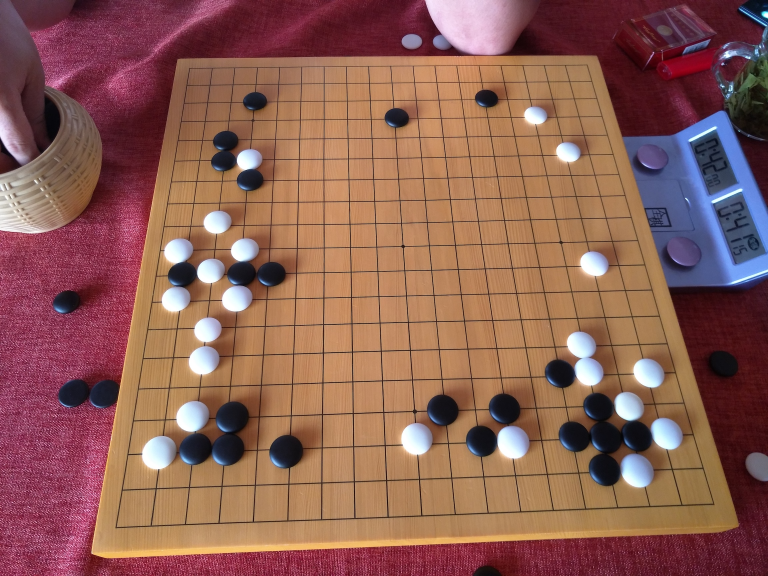
#> input picture data/raw/IMG20160706171004.jpg, 2304 x 1728 px (shown at 1/3 size)
$ python Tran-BoardDect2.py   (older library calls are emulated)
#> lines starting #> are read from the running program, lines starting #| are printed output that depends on the picture; after the words box and inside, x2 and y2 are one past the last pixel; in counts of white or black regions, pixels touching at a corner belong together
# 增强版围棋棋盘检测系统 - 提升鲁棒性
# 这一版完全不行。原来好的部分也坏了。
import cv2
import numpy as np
from collections import defaultdict
import math

class RobustGoBoardDetector:
    def __init__(self):
        # 动态参数配置
        self.target_size = 800  # 目标处理尺寸
        self.min_board_area_ratio = 0.1  # 棋盘最小面积占图片比例
        self.max_board_area_ratio = 0.9  # 棋盘最大面积占图片比例

    def preprocess_image(self, img):
        """智能图像预处理 - 解决高分辨率问题"""
        original_img = img.copy()
        h, w = img.shape[:2]

        print(f"原始图像尺寸: {w}x{h}")

        # 如果图像太大，先缩放到合适尺寸进行处理
        scale_factor = 1.0
        if max(w, h) > self.target_size:
            scale_factor = self.target_size / max(w, h)
            new_w = int(w * scale_factor)
            new_h = int(h * scale_factor)
            img = cv2.resize(img, (new_w, new_h), interpolation=cv2.INTER_AREA)
            print(f"缩放到: {new_w}x{new_h}, 缩放比例: {scale_factor:.3f}")

        return img, original_img, scale_factor

    def enhanced_board_detection(self, img):
        """增强的棋盘检测算法"""
        im_gray = cv2.cvtColor(img, cv2.COLOR_BGR2GRAY)

        # 多尺度边缘检测
        results = []

        # 尝试不同的预处理组合
        preprocessing_methods = [
            # (高斯模糊, Canny阈值1, Canny阈值2, 描述)
            ((3, 3), 30, 80, "标准参数"),
            ((5, 5), 20, 60, "更敏感"),
            ((3, 3), 50, 120, "更严格"),
            ((7, 7), 25, 75, "更多模糊"),
        ]

        for blur_kernel, canny1, canny2, desc in preprocessing_methods:
            print(f"尝试 {desc}: 模糊{blur_kernel}, Canny({canny1},{canny2})")

            # 预处理
            processed = cv2.GaussianBlur(im_gray, blur_kernel, 0)

            # 可选的直方图均衡化
            processed = cv2.equalizeHist(processed)

            im_edge = cv2.Canny(processed, canny1, canny2)

            # 形态学操作清理边缘
            kernel = np.ones((2,2), np.uint8)
            im_edge = cv2.morphologyEx(im_edge, cv2.MORPH_CLOSE, kernel)

            # 寻找轮廓
            contours, _ = cv2.findContours(im_edge, cv2.RETR_EXTERNAL, cv2.CHAIN_APPROX_SIMPLE)

            board_candidates = self.find_board_candidates(contours, img.shape)
            results.extend([(candidate, desc) for candidate in board_candidates])

        if not results:
            print("未找到任何棋盘候选区域")
            return None, None

        # 选择最佳候选区域
        best_rect, best_desc = self.select_best_board(results, img.shape)
        print(f"选择了最佳候选区域: {best_desc}")

        return best_rect, im_gray

    def find_board_candidates(self, contours, img_shape):
        """寻找棋盘候选区域"""
        candidates = []
        img_area = img_shape[0] * img_shape[1]

        for contour in contours:
            # 多种逼近策略
            for epsilon_factor in [0.02, 0.05, 0.08, 0.12]:
                hull = cv2.convexHull(contour)
                epsilon = epsilon_factor * cv2.arcLength(hull, True)
                approx = cv2.approxPolyDP(hull, epsilon, True)

                if len(approx) == 4 and cv2.isContourConvex(approx):
                    area = cv2.contourArea(approx)
                    area_ratio = area / img_area

                    # 面积筛选
                    if self.min_board_area_ratio <= area_ratio <= self.max_board_area_ratio:
                        # 形状质量评估
                        quality_score = self.evaluate_board_quality(approx)

                        # 标准化坐标
                        rect = self.normalize_rectangle(approx)
                        candidates.append((rect, area, quality_score))

        # 按质量评分排序
        candidates.sort(key=lambda x: x[2], reverse=True)
        return [candidate[0] for candidate in candidates[:3]]  # 返回前3个候选

    def evaluate_board_quality(self, approx):
        """评估棋盘候选区域的质量"""
        points = approx.reshape(4, 2)

        # 计算四边长度
        sides = []
        for i in range(4):
            p1 = points[i]
            p2 = points[(i + 1) % 4]
            side_length = np.linalg.norm(p2 - p1)
            sides.append(side_length)

        sides = np.array(sides)

        # 评估指标
        # 1. 边长相似性 (围棋棋盘应该接近正方形)
        side_ratio_score = 1.0 - (np.std(sides) / np.mean(sides))

        # 2. 角度接近90度
        angles = []
        for i in range(4):
            p1 = points[i]
            p2 = points[(i + 1) % 4]
            p3 = points[(i + 2) % 4]

            v1 = p1 - p2
            v2 = p3 - p2

            cos_angle = np.dot(v1, v2) / (np.linalg.norm(v1) * np.linalg.norm(v2))
            angle = np.arccos(np.clip(cos_angle, -1, 1))
            angles.append(abs(angle - np.pi/2))

        angle_score = 1.0 - (np.mean(angles) / (np.pi/4))

        # 3. 面积占比合理性
        area = cv2.contourArea(approx)
        area_score = min(1.0, area / 100000)  # 鼓励较大的区域

        # 综合评分
        total_score = (side_ratio_score * 0.4 +
                      angle_score * 0.4 +
                      area_score * 0.2)

        return max(0, total_score)

    def normalize_rectangle(self, approx):
        """标准化矩形坐标为左上、左下、右上、右下"""
        points = approx.reshape(4, 2)

        # 按x坐标排序
        points = points[np.argsort(points[:, 0])]

        # 左侧两点按y坐标排序
        left_points = points[:2]
        left_points = left_points[np.argsort(left_points[:, 1])]

        # 右侧两点按y坐标排序
        right_points = points[2:]
        right_points = right_points[np.argsort(right_points[:, 1])]

        # 返回 (左上, 左下, 右上, 右下)
        return (tuple(left_points[0]), tuple(left_points[1]),
                tuple(right_points[0]), tuple(right_points[1]))

    def select_best_board(self, candidates, img_shape):
        """选择最佳棋盘候选区域"""
        if not candidates:
            return None, None

        # 简单策略：选择第一个（已按质量排序）
        return candidates[0]

    def adaptive_perspective_transform(self, img, rect, scale_factor):
        """自适应透视变换"""
        if rect is None:
            return img, cv2.cvtColor(img, cv2.COLOR_BGR2GRAY)

        # 将坐标缩放回原始尺寸
        lt, lb, rt, rb = rect
        if scale_factor != 1.0:
            lt = (int(lt[0] / scale_factor), int(lt[1] / scale_factor))
            lb = (int(lb[0] / scale_factor), int(lb[1] / scale_factor))
            rt = (int(rt[0] / scale_factor), int(rt[1] / scale_factor))
            rb = (int(rb[0] / scale_factor), int(rb[1] / scale_factor))

        print('棋盘坐标：')
        print(f'\t左上角：{lt}')
        print(f'\t左下角：{lb}')
        print(f'\t右上角：{rt}')
        print(f'\t右下角：{rb}')

        # 计算目标尺寸 - 根据检测到的棋盘大小动态调整
        board_width = max(np.linalg.norm(np.array(rt) - np.array(lt)),
                         np.linalg.norm(np.array(rb) - np.array(lb)))
        board_height = max(np.linalg.norm(np.array(lb) - np.array(lt)),
                          np.linalg.norm(np.array(rb) - np.array(rt)))

        # 选择合适的输出尺寸
        target_size = min(800, max(int(max(board_width, board_height)), 400))

        # 执行透视变换
        pts1 = np.float32([(10, 10), (10, target_size-10),
                          (target_size-10, 10), (target_size-10, target_size-10)])
        pts2 = np.float32([lt, lb, rt, rb])

        m = cv2.getPerspectiveTransform(pts2, pts1)

        # 对原图执行透视变换
        img_transformed = cv2.warpPerspective(img, m, (target_size, target_size))
        gray_transformed = cv2.cvtColor(img_transformed, cv2.COLOR_BGR2GRAY)

        return img_transformed, gray_transformed

    def enhanced_line_detection(self, gray_img):
        """增强的直线检测"""
        # 多种边缘检测策略
        edge_methods = []

        # 方法1：标准Canny
        blur1 = cv2.GaussianBlur(gray_img, (5, 5), 0)
        edges1 = cv2.Canny(blur1, 50, 150)
        edge_methods.append(("标准Canny", edges1))

        # 方法2：自适应阈值
        blur2 = cv2.GaussianBlur(gray_img, (3, 3), 0)
        edges2 = cv2.Canny(blur2, 30, 100)
        edge_methods.append(("敏感Canny", edges2))

        # 方法3：Sobel边缘检测
        sobelx = cv2.Sobel(gray_img, cv2.CV_64F, 1, 0, ksize=3)
        sobely = cv2.Sobel(gray_img, cv2.CV_64F, 0, 1, ksize=3)
        sobel_combined = np.sqrt(sobelx**2 + sobely**2)
        edges3 = np.uint8(sobel_combined / sobel_combined.max() * 255)
        edges3 = cv2.threshold(edges3, 50, 255, cv2.THRESH_BINARY)[1]
        edge_methods.append(("Sobel", edges3))

        all_lines = []

        # 对每种边缘检测方法应用霍夫变换
        for method_name, edges in edge_methods:
            # 多组霍夫参数
            hough_params = [
                # (threshold, minLineLength, maxLineGap)
                (60, 80, 15),
                (40, 60, 20),
                (80, 100, 10),
                (30, 40, 25),
            ]

            for threshold, minLineLength, maxLineGap in hough_params:
                lines = cv2.HoughLinesP(edges, 1, np.pi/180,
                                       threshold=threshold,
                                       minLineLength=minLineLength,
                                       maxLineGap=maxLineGap)

                if lines is not None:
                    print(f"{method_name} (T:{threshold},L:{minLineLength},G:{maxLineGap}): {len(lines)} 条线")
                    all_lines.extend(lines)

        if not all_lines:
            print("未检测到任何直线")
            return [], []

        print(f"总共检测到 {len(all_lines)} 条直线")

        # 过滤和分类直线
        return self.classify_and_filter_lines(all_lines)

    def classify_and_filter_lines(self, lines):
        """分类和过滤直线"""
        horizontal_lines = []
        vertical_lines = []

        for line in lines:
            x1, y1, x2, y2 = line[0]

            # 计算角度和长度
            angle = abs(math.atan2(y2 - y1, x2 - x1) * 180 / math.pi)
            length = math.sqrt((x2 - x1)**2 + (y2 - y1)**2)

            # 只考虑足够长的线条
            if length > 30:  # 降低最小长度要求
                # 更宽松的角度判断
                if angle < 15 or angle > 165:  # 水平线
                    horizontal_lines.append(line[0])
                elif 75 < angle < 105:  # 垂直线
                    vertical_lines.append(line[0])

        print(f"分类后 - 水平线: {len(horizontal_lines)}, 垂直线: {len(vertical_lines)}")

        # 合并相近的线条
        merged_horizontal = self.merge_parallel_lines(horizontal_lines, True)
        merged_vertical = self.merge_parallel_lines(vertical_lines, False)

        print(f"合并后 - 水平线: {len(merged_horizontal)}, 垂直线: {len(merged_vertical)}")

        return merged_horizontal, merged_vertical

    def merge_parallel_lines(self, lines, is_horizontal):
        """改进的平行线合并算法"""
        if not lines:
            return []

        merged = []
        tolerance = 20  # 增加容差

        # 按位置排序
        if is_horizontal:
            lines.sort(key=lambda line: (line[1] + line[3]) / 2)
        else:
            lines.sort(key=lambda line: (line[0] + line[2]) / 2)

        current_group = [lines[0]]

        for i in range(1, len(lines)):
            if is_horizontal:
                current_pos = (current_group[-1][1] + current_group[-1][3]) / 2
                new_pos = (lines[i][1] + lines[i][3]) / 2
            else:
                current_pos = (current_group[-1][0] + current_group[-1][2]) / 2
                new_pos = (lines[i][0] + lines[i][2]) / 2

            if abs(new_pos - current_pos) < tolerance:
                current_group.append(lines[i])
            else:
                if current_group:
                    # 选择组中最长的线条，而不是平均
                    longest_line = max(current_group,
                                     key=lambda l: math.sqrt((l[2]-l[0])**2 + (l[3]-l[1])**2))
                    merged.append(longest_line)
                current_group = [lines[i]]

        if current_group:
            longest_line = max(current_group,
                             key=lambda l: math.sqrt((l[2]-l[0])**2 + (l[3]-l[1])**2))
            merged.append(longest_line)

        return merged

    def detect_board(self, img_path):
        """主检测函数"""
        # 读取图像
        img = cv2.imread(img_path)
        if img is None:
            print("无法读取图像文件")
            return None

        print(f"开始处理图像: {img_path}")

        # 预处理
        processed_img, original_img, scale_factor = self.preprocess_image(img)

        # 增强的棋盘检测
        rect, im_gray = self.enhanced_board_detection(processed_img)

        # 透视变换
        corrected_img, corrected_gray = self.adaptive_perspective_transform(
            original_img, rect, scale_factor)

        # 显示结果
        cv2.imshow("Original", cv2.resize(original_img, (600, 600)))
        if rect is not None:
            # 显示检测到的角点
            corner_img = processed_img.copy()
            for p in rect:
                cv2.circle(corner_img, p, 8, (0, 255, 0), -1)
            cv2.imshow("Detected Corners", cv2.resize(corner_img, (400, 400)))

        cv2.imshow("Corrected Board", corrected_img)

        # 直线检测
        h_lines, v_lines = self.enhanced_line_detection(corrected_gray)

        # 可视化检测结果
        if h_lines or v_lines:
            lines_img = corrected_img.copy()
            for line in h_lines:
                cv2.line(lines_img, (line[0], line[1]), (line[2], line[3]), (0, 255, 0), 2)
            for line in v_lines:
                cv2.line(lines_img, (line[0], line[1]), (line[2], line[3]), (255, 0, 0), 2)
            cv2.imshow("Detected Lines", lines_img)

        return corrected_img, corrected_gray, h_lines, v_lines

# 使用示例
def main():
    detector = RobustGoBoardDetector()

    # 测试不同的图像
    test_images = [
        #'../data/raw/IMG20160904165505-B.jpg',

        #'../data/raw/bd317d54.webp'
        #img = cv2.imread('../data/raw/IMG20171015161921.jpg')
        #img = cv2.imread('../data/raw/OGS3.jpeg')
        '../data/raw/IMG20160706171004.jpg'

        # 添加更多测试图像路径
    ]

    for img_path in test_images:
        print(f"\n{'='*50}")
        print(f"测试图像: {img_path}")
        print(f"{'='*50}")

        result = detector.detect_board(img_path)
#> in detect_board, img is the input picture: shape (1728, 2304, 3); mean B, G, R 83.9, 95.2, 141.8
#| 原始图像尺寸: 2304x1728
#| 缩放到: 800x600, 缩放比例: 0.347
#> in detect_board, `processed_img, original_img, scale_factor = self.preprocess_image(img)`: scale_factor = 0.347
#> the loop in enhanced_board_detection, `for blur_kernel, canny1, canny2, desc in preprocessing_methods:` made 4 passes
#> pass 1, in enhanced_board_detection, `im_edge = cv2.Canny(processed, canny1, canny2)`:
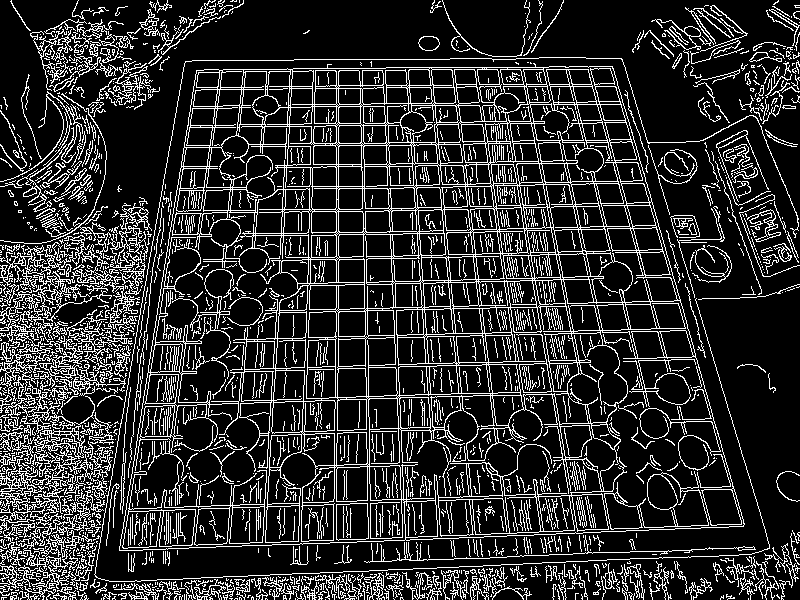
#> im_edge: shape (600, 800); 18% white in thin lines or dots
#> pass 1, in enhanced_board_detection, `im_edge = cv2.morphologyEx(im_edge, cv2.MORPH_CLOSE, kernel)`:
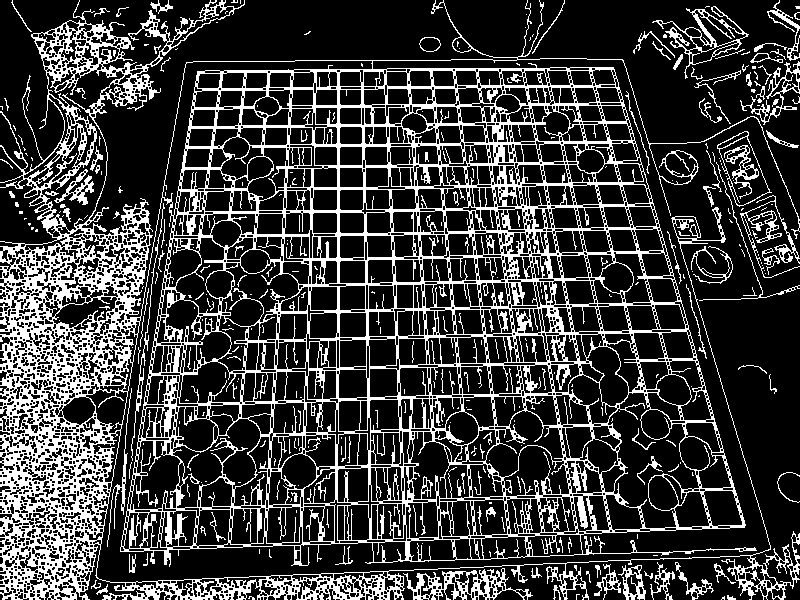
#> im_edge: shape (600, 800); 23.6% white; 333 white regions (222 under 20 px), largest, box (x1, y1, x2, y2) and area: (0, 0, 800, 600) 99622, (403, 568, 533, 600) 1454, (652, 6, 749, 79) 1048
#> after the loop in enhanced_board_detection, `for blur_kernel, canny1, canny2, desc in preprocessing_methods:`:
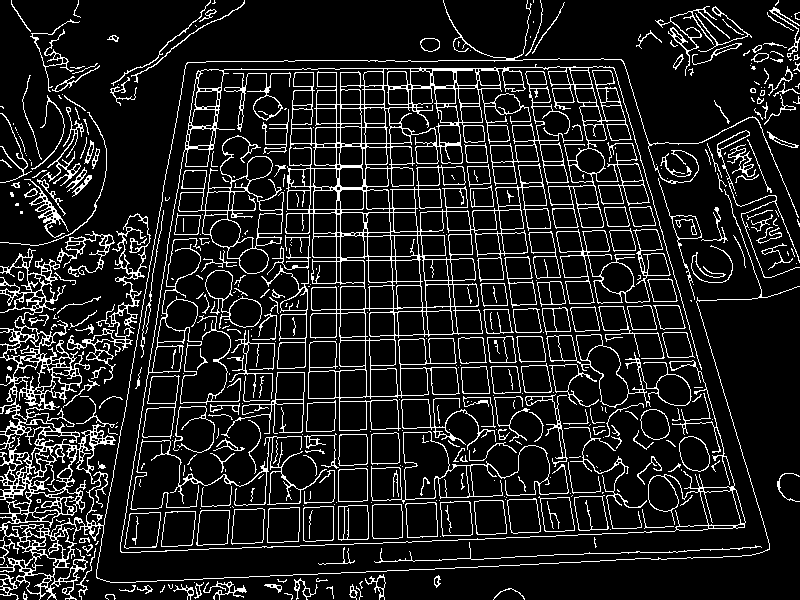
#> im_edge: shape (600, 800); 12.5% white in thin lines or dots
#> after the loop in enhanced_board_detection, `for blur_kernel, canny1, canny2, desc in preprocessing_methods:`: results = 12 items
#> in enhanced_board_detection, `best_rect, best_desc = self.select_best_board(results, img.shape)`: best_rect = ((79, 0), (2, 599), (758, 119), (783, 599)); best_desc = '标准参数'
#| 选择了最佳候选区域: 标准参数
#> in detect_board, `rect, im_gray = self.enhanced_board_detection(processed_img)`: rect = ((79, 0), (2, 599), (758, 119), (783, 599))
#> in adaptive_perspective_transform, `lt, lb, rt, rb = rect`: lt = (79, 0); lb = (2, 599); rt = (758, 119); rb = (783, 599)
#> in adaptive_perspective_transform, `lt = (int(lt[0] / scale_factor), int(lt[1] / scale_factor))`: lt = (227, 0)
#> in adaptive_perspective_transform, `lb = (int(lb[0] / scale_factor), int(lb[1] / scale_factor))`: lb = (5, 1725)
#> in adaptive_perspective_transform, `rt = (int(rt[0] / scale_factor), int(rt[1] / scale_factor))`: rt = (2183, 342)
#> in adaptive_perspective_transform, `rb = (int(rb[0] / scale_factor), int(rb[1] / scale_factor))`: rb = (2255, 1725)
#| 	左上角：(227, 0)
#| 	左下角：(5, 1725)
#| 	右上角：(2183, 342)
#| 	右下角：(2255, 1725)
#> in adaptive_perspective_transform, `board_width = max(np.linalg.norm(np.array(rt) - np.array(lt)), np.lina..`: board_width = 2250
#> in adaptive_perspective_transform, `board_height = max(np.linalg.norm(np.array(lb) - np.array(lt)), np.lin..`: board_height = 1739.2
#> in adaptive_perspective_transform, `target_size = min(800, max(int(max(board_width, board_height)), 400))`: target_size = 800
#> in adaptive_perspective_transform, `pts1 = np.float32([(10, 10), (10, target_size-10), (target_size-10, 10..`: pts1 = [[10, 10], [10, 790], [790, 10], [790, 790]]
#> in adaptive_perspective_transform, `pts2 = np.float32([lt, lb, rt, rb])`: pts2 = [[227, 0], [5, 1725], [2183, 342], [2255, 1725]]
#> in adaptive_perspective_transform, `m = cv2.getPerspectiveTransform(pts2, pts1)`: m = [[0.304, 0.04, -59.17], [-0.0886, 0.501, 29.86], [-0.000112, 7.65e-05, 1]]
#> in adaptive_perspective_transform, `img_transformed = cv2.warpPerspective(img, m, (target_size, target_siz..`:
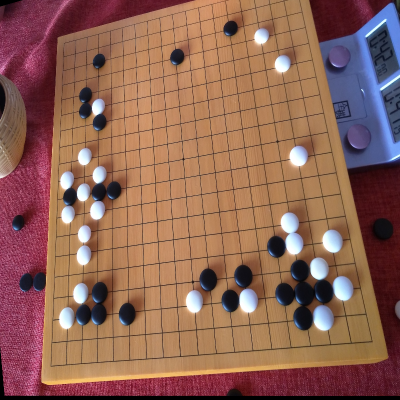
#> img_transformed: shape (800, 800, 3) (shown at 1/2 size); mean B, G, R 84.7, 100.1, 143.7
#> in adaptive_perspective_transform, `gray_transformed = cv2.cvtColor(img_transformed, cv2.COLOR_BGR2GRAY)`:
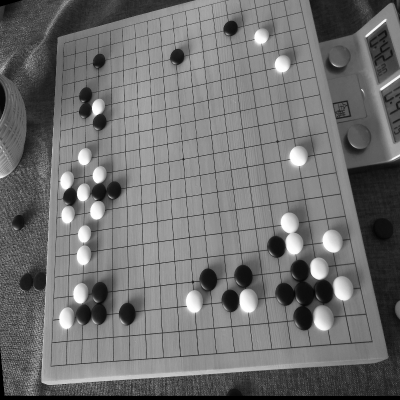
#> gray_transformed: shape (800, 800) (shown at 1/2 size); min 0, max 255, mean 111.4
#> in detect_board, `cv2.imshow("Original", cv2.resize(original_img, (600, 600)))`:
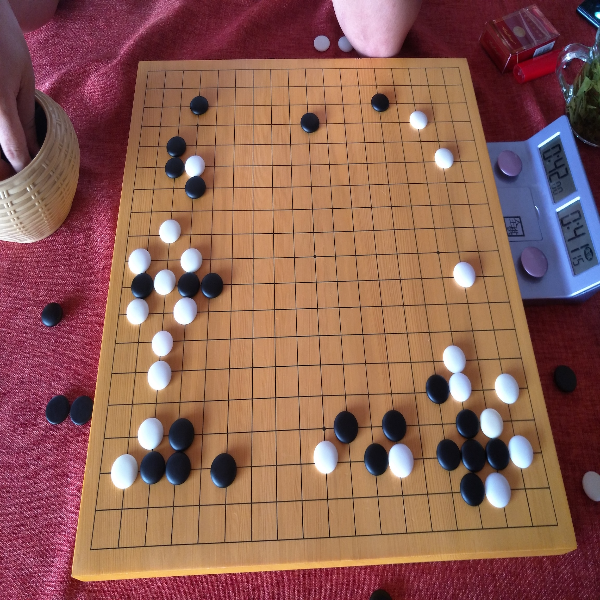
#> window 'Original': shape (600, 600, 3); mean B, G, R 83.8, 95.1, 141.7
#> the loop in detect_board, `for p in rect:` made 4 passes
#> after the loop in detect_board, `for p in rect:`:
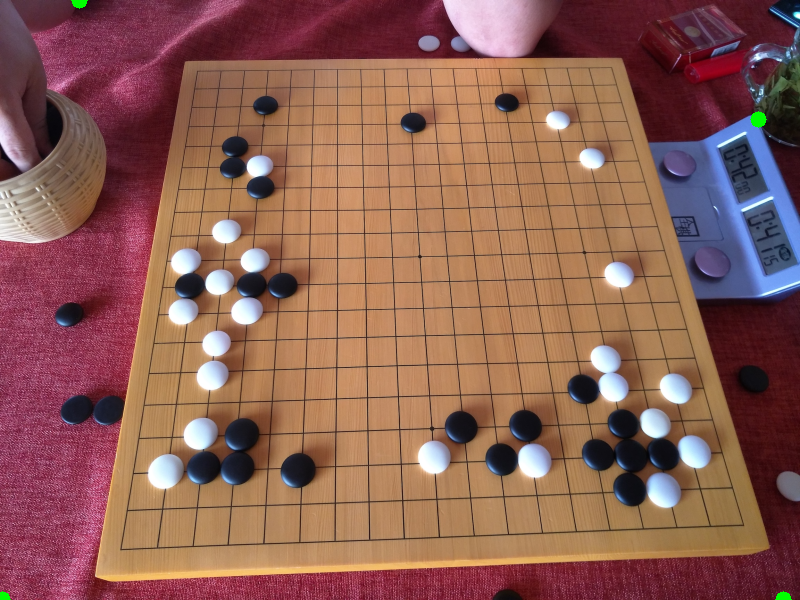
#> corner_img: shape (600, 800, 3); mean of channels 0, 1, 2 83.9, 95.4, 141.7; drawn as B, G, R
#> (the rest of the program and of its run is left out)
